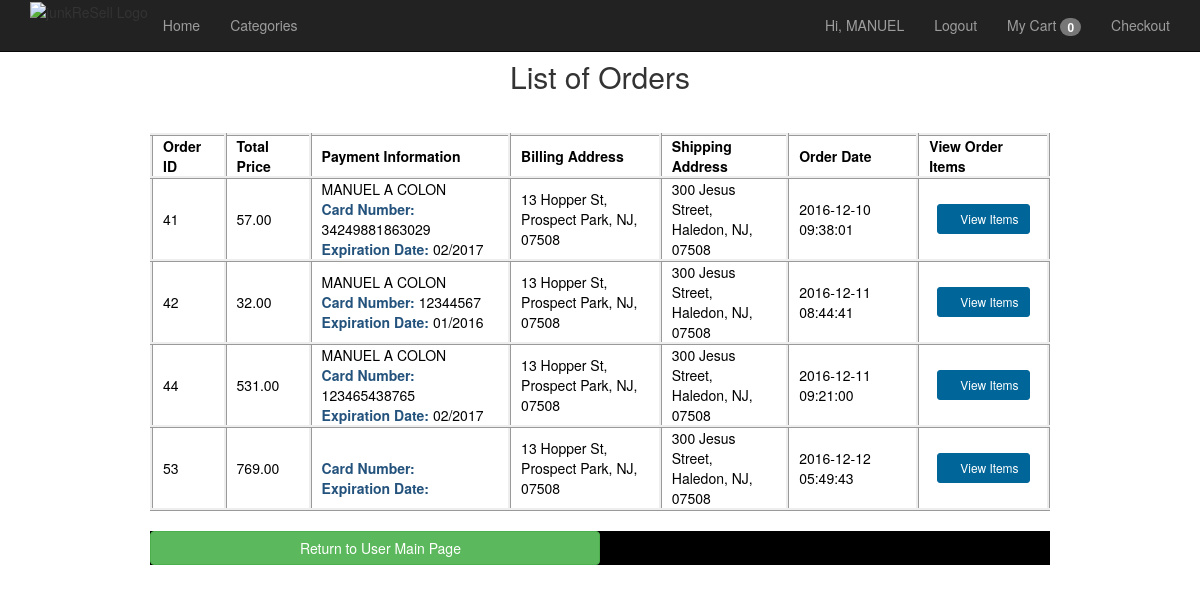
The page /account/viewOrders.php (signed in) on the database as committed earlier.
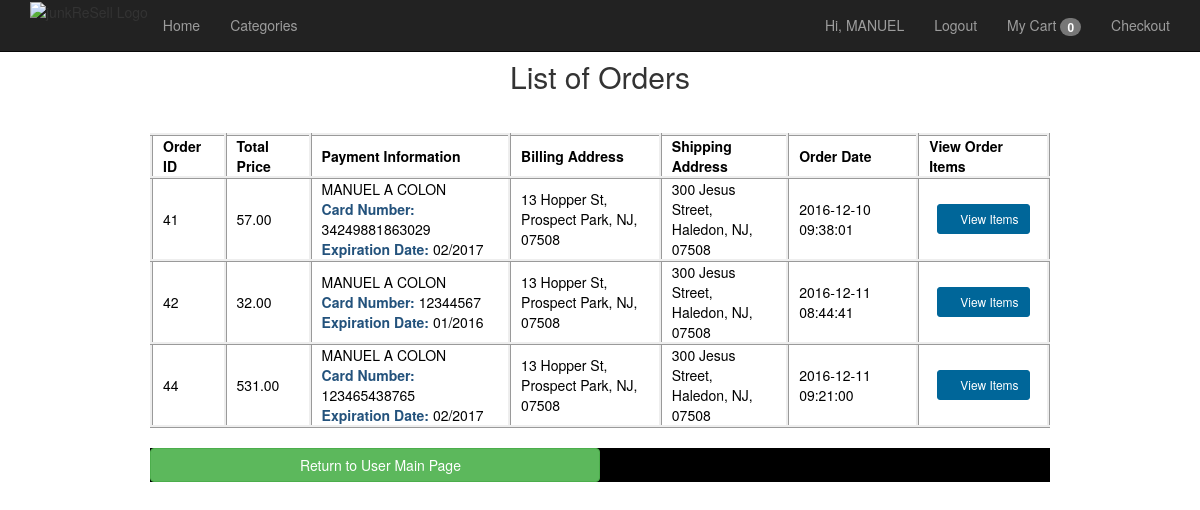
The same page on the database as committed later.
### tables this page shows
CREATE TABLE `orders` (
  `id` int(11) NOT NULL,
  `userID` int(11) NOT NULL,
  `total_price` float(10,2) NOT NULL,
  `created` datetime NOT NULL,
  `cardFullName` varchar(65) NOT NULL,
  `cardNumber` char(16) NOT NULL,
  `cardExpires` char(7) NOT NULL,
  `cvv` int(11) NOT NULL,
  `billingAddressID` int(11) NOT NULL,
  `shipAddressID` int(11) NOT NULL,
  `modified` datetime NOT NULL,
  `status` enum('1','0') NOT NULL DEFAULT '1'
);

CREATE TABLE `addresses` (
  `addressID` int(11) NOT NULL,
  `userID` int(11) NOT NULL,
  `address` varchar(60) NOT NULL,
  `city` varchar(40) NOT NULL,
  `state` varchar(2) NOT NULL,
  `zipCode` varchar(10) NOT NULL,
  `phone` varchar(12) NOT NULL,
  `disabled` tinyint(1) NOT NULL DEFAULT '0'
);

### account/viewOrders.php (the view, shortened to what this page needs)
<?php
    global $db;
    $userID = $_SESSION['userID'];
    $queryUser = "SELECT *
                     FROM orders
                     WHERE userID='$userID' ORDER by id ";
    $result = $db->prepare($queryUser);
    $result->execute();
    $orders = $result->fetchAll();
?>
<?php include '../view/header.php'; ?>
	<h2 align="center">List of Orders</h2><br>
	<table align="center">
	<tbody>
		<tr>
		  <td style="font-weight: bold;">Order ID</td>
		  <td style="font-weight: bold;">Total Price</td>
		  <td style="font-weight: bold;">Payment Information</td>
		  <td style="font-weight: bold;">Billing Address</td>
		  <td style="font-weight: bold;">Shipping Address</td>
	    <td style="font-weight: bold;">Order Date</td>
		  <td style="font-weight: bold;">View Order Items</td>
		</tr>
		<?php foreach ($orders as $order) : ?>
			<tr>
			<td><?php echo $order['id']; ?></td>
			<td><?php echo $order['total_price']; ?></td>
			<td>
        <?php echo $order['cardFullName'];?><br>
        <span style="font-weight: bold; color: #23527c">Card Number:</span>
        <?php echo $order['cardNumber'];?><br>
        <span style="font-weight: bold; color: #23527c">Expiration Date:</span>
        <?php echo $order['cardExpires'];?>
      </td>
      <?php
        $billAddressID = $order['billingAddressID'];
        $queryUser = "SELECT *
                       FROM addresses
                       WHERE userID='$userID' AND addressID='$billAddressID'";
        $result = $db->prepare($queryUser);
        $result->execute();
        $billAddress = $result->fetchAll();
      ?>
			<td>
          <?php echo $billAddress[0]['address'] . ", <br>" . $billAddress[0]['city'] . ", "
                     . $billAddress[0]['state'] . ", " . $billAddress[0]['zipCode']; ?>
      </td>
      <?php
        $shipAddressID = $order['shipAddressID'];
        $queryUser = "SELECT *
                      FROM addresses
                      WHERE userID='$userID' AND addressID='$shipAddressID'";
        $result = $db->prepare($queryUser);
        $result->execute();
        $shipAddress = $result->fetchAll();
      ?>
			<td>
        <?php echo $shipAddress[0]['address'] . ", <br>" . $shipAddress[0]['city'] . ", "
                     . $shipAddress[0]['state'] . ", " . $shipAddress[0]['zipCode']; ?>
			<td>
        <?php echo $order['created']; ?>
      </td>
			<td align="center" style="padding-top: 4px; padding-bottom: 4px;">
				<a href="viewOrderItems.php?id=<?php echo $order['id']; ?>" class="btn btn-default btn-sm"
					style="background-color:#006699; color:white; border-color:#006699">
          		<span class="glyphicon glyphicon-list-alt"></span> View Items</a></td>
			</tr>
		<?php endforeach; ?></p>
	</tbody>
  </table><br>
  <table style="background-color: #000" align="center">
    <tbody>
      <tr>
        <td style="border-style: none; padding-left: 0px; padding-right: 0px;">
          <a href="index.php" class="btn btn-success btn-block" style="width: 50%">
            <i class="glyphicon glyphicon-menu-left"></i>Return to User Main Page
          </a>
        </td>
      </tr>
    </tbody>
  </table>
</body>
</html>

Rows that differ between the two databases and show on the page:
removed orders: id "53", total_price "769.00", addresses.address "13 Hopper St", addresses.city "Prospect Park", addresses.state "NJ", addresses.zipCode "07508", addresses.address "300 Jesus Street", addresses.city "Haledon", created "2016-12-12 05:49:43"
